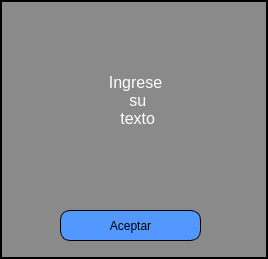
<?xml version="1.0" encoding="UTF-8"?>
<ui version="4.0">
 <class>View_Mensaje</class>
 <widget class="QDialog" name="View_Mensaje">
  <property name="geometry">
   <rect>
    <x>0</x>
    <y>0</y>
    <width>268</width>
    <height>259</height>
   </rect>
  </property>
  <property name="windowTitle">
   <string>Dialog</string>
  </property>
  <property name="styleSheet">
   <string notr="true">QDialog{
background-color: rgb(138, 138, 138);
border: 2px solid rgb(0, 0, 0) ;
}
QLabel{
color: rgb(255, 255, 255);
}

QPushButton{
background-color: rgb(83, 152, 255);
border-radius:10px;
border:1px solid rgb(0, 0, 0) ;
font: 87 10pt &quot;Segoe UI Black&quot;}
QPushButton:hover{
border-radius:10px;
border:1px solid rgb(0, 0, 0) ;
background-color:white;
font: 87 10pt &quot;Segoe UI Black&quot;}</string>
  </property>
  <widget class="QPushButton" name="pButton_alow">
   <property name="geometry">
    <rect>
     <x>60</x>
     <y>210</y>
     <width>141</width>
     <height>31</height>
    </rect>
   </property>
   <property name="text">
    <string>Aceptar</string>
   </property>
  </widget>
  <widget class="QLabel" name="label_mensaje">
   <property name="geometry">
    <rect>
     <x>20</x>
     <y>20</y>
     <width>231</width>
     <height>161</height>
    </rect>
   </property>
   <property name="font">
    <font>
     <pointsize>12</pointsize>
    </font>
   </property>
   <property name="text">
    <string>Ingrese 
 su 
 texto</string>
   </property>
   <property name="alignment">
    <set>Qt::AlignCenter</set>
   </property>
  </widget>
 </widget>
 <resources/>
 <connections/>
</ui>
